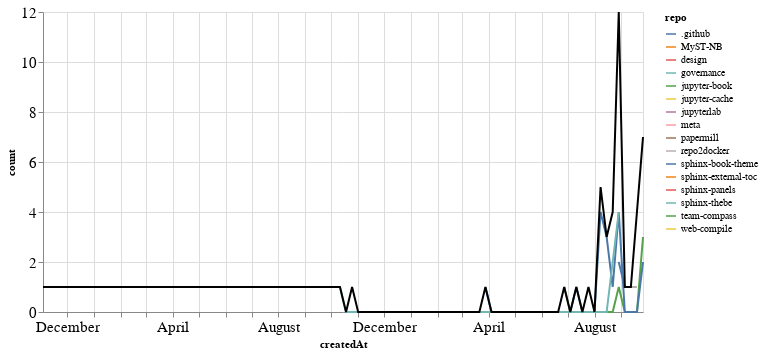

Notebook code cell kept with this figure:
### Markdown cell above
### PRs

### Code cell
prs_time = prs.groupby('repo').resample('W', on='createdAt').count()['author'].reset_index()
prs_time = prs_time.rename(columns={'author': 'count'})
prs_time_total = prs_time.groupby('createdAt').agg({"count": "sum"}).reset_index()

ch1 = alt.Chart(prs_time, width=600).mark_line().encode(
    x='createdAt',
    y='count',
    color='repo',
    tooltip="repo"
)

ch2 = alt.Chart(prs_time_total, width=600).mark_line(color="black").encode(
    x='createdAt',
    y='count',
)

ch1 + ch2

### Figure 1 — Vega-Lite specification as saved in the notebook (floating-point values rounded to 4 significant figures)
{"config": {"axisLeft": {"labelFontSize": 15}, "axisBottom": {"labelFontSize": 15}}, "layer": [{"data": {"name": "data-83cf30af51b3566f5374f1319f084c97"}, "mark": "line", "encoding": {"color": {"type": "nominal", "field": "repo"}, "tooltip": {"type": "nominal", "field": "repo"}, "x": {"type": "temporal", "field": "createdAt"}, "y": {"type": "quantitative", "field": "count"}}, "width": 600}, {"data": {"name": "data-c9acb850bb9c914f5c57b74c5e7e949d"}, "mark": {"type": "line", "color": "black"}, "encoding": {"x": {"type": "temporal", "field": "createdAt"}, "y": {"type": "quantitative", "field": "count"}}, "width": 600}], "$schema": "https://vega.github.io/schema/vega-lite/v4.8.1.json", "datasets": {"data-83cf30af51b3566f5374f1319f084c97": [{"repo": ".github", "createdAt": "2021-08-29T00:00:00", "count": 2}, {"repo": ".github", "createdAt": "2021-09-05T00:00:00", "count": 1}, {"repo": "MyST-NB", "createdAt": "2021-08-08T00:00:00", "count": 1}, {"repo": "design", "createdAt": "2019-11-03T00:00:00", "count": 1}, {"repo": "governance", "createdAt": "2021-09-19T00:00:00", "count": 2}, {"repo": "jupyter-book", "createdAt": "2021-06-27T00:00:00", "count": 1}, {"repo": "jupyter-book", "createdAt": "2021-07-04T00:00:00", "count": 0}, {"repo": "jupyter-book", "createdAt": "2021-07-11T00:00:00", "count": 0}, {"repo": "jupyter-book", "createdAt": "2021-07-18T00:00:00", "count": 0}, {"repo": "jupyter-book", "createdAt": "2021-07-25T00:00:00", "count": 0}, {"repo": "jupyter-book", "createdAt": "2021-08-01T00:00:00", "count": 0}, {"repo": "jupyter-book", "createdAt": "2021-08-08T00:00:00", "count": 0}, {"repo": "jupyter-book", "createdAt": "2021-08-15T00:00:00", "count": 0}, {"repo": "jupyter-book", "createdAt": "2021-08-22T00:00:00", "count": 0}, {"repo": "jupyter-book", "createdAt": "2021-08-29T00:00:00", "count": 1}, {"repo": "jupyter-book", "createdAt": "2021-09-05T00:00:00", "count": 0}, {"repo": "jupyter-book", "createdAt": "2021-09-12T00:00:00", "count": 0}, {"repo": "jupyter-book", "createdAt": "2021-09-19T00:00:00", "count": 0}, {"repo": "jupyter-book", "createdAt": "2021-09-26T00:00:00", "count": 3}, {"repo": "jupyter-cache", "createdAt": "2021-07-25T00:00:00", "count": 1}, {"repo": "jupyterlab", "createdAt": "2020-08-09T00:00:00", "count": 1}, {"repo": "meta", "createdAt": "2021-08-22T00:00:00", "count": 1}, {"repo": "papermill", "createdAt": "2021-08-29T00:00:00", "count": 1}, {"repo": "repo2docker", "createdAt": "2021-09-12T00:00:00", "count": 1}, {"repo": "repo2docker", "createdAt": "2021-09-19T00:00:00", "count": 1}, {"repo": "sphinx-book-theme", "createdAt": "2021-03-28T00:00:00", "count": 1}, {"repo": "sphinx-book-theme", "createdAt": "2021-04-04T00:00:00", "count": 0}, {"repo": "sphinx-book-theme", "createdAt": "2021-04-11T00:00:00", "count": 0}, {"repo": "sphinx-book-theme", "createdAt": "2021-04-18T00:00:00", "count": 0}, {"repo": "sphinx-book-theme", "createdAt": "2021-04-25T00:00:00", "count": 0}, {"repo": "sphinx-book-theme", "createdAt": "2021-05-02T00:00:00", "count": 0}, {"repo": "sphinx-book-theme", "createdAt": "2021-05-09T00:00:00", "count": 0}, {"repo": "sphinx-book-theme", "createdAt": "2021-05-16T00:00:00", "count": 0}, {"repo": "sphinx-book-theme", "createdAt": "2021-05-23T00:00:00", "count": 0}, {"repo": "sphinx-book-theme", "createdAt": "2021-05-30T00:00:00", "count": 0}, {"repo": "sphinx-book-theme", "createdAt": "2021-06-06T00:00:00", "count": 0}, {"repo": "sphinx-book-theme", "createdAt": "2021-06-13T00:00:00", "count": 0}, {"repo": "sphinx-book-theme", "createdAt": "2021-06-20T00:00:00", "count": 0}, {"repo": "sphinx-book-theme", "createdAt": "2021-06-27T00:00:00", "count": 0}, {"repo": "sphinx-book-theme", "createdAt": "2021-07-04T00:00:00", "count": 0}, {"repo": "sphinx-book-theme", "createdAt": "2021-07-11T00:00:00", "count": 1}, {"repo": "sphinx-book-theme", "createdAt": "2021-07-18T00:00:00", "count": 0}, {"repo": "sphinx-book-theme", "createdAt": "2021-07-25T00:00:00", "count": 0}, {"repo": "sphinx-book-theme", "createdAt": "2021-08-01T00:00:00", "count": 0}, {"repo": "sphinx-book-theme", "createdAt": "2021-08-08T00:00:00", "count": 4}, {"repo": "sphinx-book-theme", "createdAt": "2021-08-15T00:00:00", "count": 3}, {"repo": "sphinx-book-theme", "createdAt": "2021-08-22T00:00:00", "count": 1}, {"repo": "sphinx-book-theme", "createdAt": "2021-08-29T00:00:00", "count": 4}, {"repo": "sphinx-book-theme", "createdAt": "2021-09-05T00:00:00", "count": 0}, {"repo": "sphinx-book-theme", "createdAt": "2021-09-12T00:00:00", "count": 0}, {"repo": "sphinx-book-theme", "createdAt": "2021-09-19T00:00:00", "count": 0}, {"repo": "sphinx-book-theme", "createdAt": "2021-09-26T00:00:00", "count": 2}, {"repo": "sphinx-external-toc", "createdAt": "2021-09-19T00:00:00", "count": 1}, {"repo": "sphinx-panels", "createdAt": "2020-10-25T00:00:00", "count": 1}, {"repo": "sphinx-thebe", "createdAt": "2020-10-11T00:00:00", "count": 1}, {"repo": "sphinx-thebe", "createdAt": "2020-10-18T00:00:00", "count": 0}, {"repo": "sphinx-thebe", "createdAt": "2020-10-25T00:00:00", "count": 0}, {"repo": "sphinx-thebe", "createdAt": "2020-11-01T00:00:00", "count": 0}, {"repo": "sphinx-thebe", "createdAt": "2020-11-08T00:00:00", "count": 0}, {"repo": "sphinx-thebe", "createdAt": "2020-11-15T00:00:00", "count": 0}, {"repo": "sphinx-thebe", "createdAt": "2020-11-22T00:00:00", "count": 0}, {"repo": "sphinx-thebe", "createdAt": "2020-11-29T00:00:00", "count": 0}, {"repo": "sphinx-thebe", "createdAt": "2020-12-06T00:00:00", "count": 0}, {"repo": "sphinx-thebe", "createdAt": "2020-12-13T00:00:00", "count": 0}, {"repo": "sphinx-thebe", "createdAt": "2020-12-20T00:00:00", "count": 0}, {"repo": "sphinx-thebe", "createdAt": "2020-12-27T00:00:00", "count": 0}, {"repo": "sphinx-thebe", "createdAt": "2021-01-03T00:00:00", "count": 0}, {"repo": "sphinx-thebe", "createdAt": "2021-01-10T00:00:00", "count": 0}, {"repo": "sphinx-thebe", "createdAt": "2021-01-17T00:00:00", "count": 0}, {"repo": "sphinx-thebe", "createdAt": "2021-01-24T00:00:00", "count": 0}, {"repo": "sphinx-thebe", "createdAt": "2021-01-31T00:00:00", "count": 0}, {"repo": "sphinx-thebe", "createdAt": "2021-02-07T00:00:00", "count": 0}, {"repo": "sphinx-thebe", "createdAt": "2021-02-14T00:00:00", "count": 0}, {"repo": "sphinx-thebe", "createdAt": "2021-02-21T00:00:00", "count": 0}, {"repo": "sphinx-thebe", "createdAt": "2021-02-28T00:00:00", "count": 0}, {"repo": "sphinx-thebe", "createdAt": "2021-03-07T00:00:00", "count": 0}, {"repo": "sphinx-thebe", "createdAt": "2021-03-14T00:00:00", "count": 0}, {"repo": "sphinx-thebe", "createdAt": "2021-03-21T00:00:00", "count": 0}, {"repo": "sphinx-thebe", "createdAt": "2021-03-28T00:00:00", "count": 0}, {"repo": "sphinx-thebe", "createdAt": "2021-04-04T00:00:00", "count": 0}, {"repo": "sphinx-thebe", "createdAt": "2021-04-11T00:00:00", "count": 0}, {"repo": "sphinx-thebe", "createdAt": "2021-04-18T00:00:00", "count": 0}, {"repo": "sphinx-thebe", "createdAt": "2021-04-25T00:00:00", "count": 0}, {"repo": "sphinx-thebe", "createdAt": "2021-05-02T00:00:00", "count": 0}, {"repo": "sphinx-thebe", "createdAt": "2021-05-09T00:00:00", "count": 0}, {"repo": "sphinx-thebe", "createdAt": "2021-05-16T00:00:00", "count": 0}, {"repo": "sphinx-thebe", "createdAt": "2021-05-23T00:00:00", "count": 0}, {"repo": "sphinx-thebe", "createdAt": "2021-05-30T00:00:00", "count": 0}, {"repo": "sphinx-thebe", "createdAt": "2021-06-06T00:00:00", "count": 0}, {"repo": "sphinx-thebe", "createdAt": "2021-06-13T00:00:00", "count": 0}, {"repo": "sphinx-thebe", "createdAt": "2021-06-20T00:00:00", "count": 0}, {"repo": "sphinx-thebe", "createdAt": "2021-06-27T00:00:00", "count": 0}, {"repo": "sphinx-thebe", "createdAt": "2021-07-04T00:00:00", "count": 0}, {"repo": "sphinx-thebe", "createdAt": "2021-07-11T00:00:00", "count": 0}, {"repo": "sphinx-thebe", "createdAt": "2021-07-18T00:00:00", "count": 0}, {"repo": "sphinx-thebe", "createdAt": "2021-07-25T00:00:00", "count": 0}, {"repo": "sphinx-thebe", "createdAt": "2021-08-01T00:00:00", "count": 0}, {"repo": "sphinx-thebe", "createdAt": "2021-08-08T00:00:00", "count": 0}, {"repo": "sphinx-thebe", "createdAt": "2021-08-15T00:00:00", "count": 0}, {"repo": "sphinx-thebe", "createdAt": "2021-08-22T00:00:00", "count": 2}, {"repo": "sphinx-thebe", "createdAt": "2021-08-29T00:00:00", "count": 4}, {"repo": "team-compass", "createdAt": "2021-09-26T00:00:00", "count": 1}, {"repo": "web-compile", "createdAt": "2021-09-26T00:00:00", "count": 1}], "data-c9acb850bb9c914f5c57b74c5e7e949d": [{"createdAt": "2019-11-03T00:00:00", "count": 1}, {"createdAt": "2020-08-09T00:00:00", "count": 1}, {"createdAt": "2020-10-11T00:00:00", "count": 1}, {"createdAt": "2020-10-18T00:00:00", "count": 0}, {"createdAt": "2020-10-25T00:00:00", "count": 1}, {"createdAt": "2020-11-01T00:00:00", "count": 0}, {"createdAt": "2020-11-08T00:00:00", "count": 0}, {"createdAt": "2020-11-15T00:00:00", "count": 0}, {"createdAt": "2020-11-22T00:00:00", "count": 0}, {"createdAt": "2020-11-29T00:00:00", "count": 0}, {"createdAt": "2020-12-06T00:00:00", "count": 0}, {"createdAt": "2020-12-13T00:00:00", "count": 0}, {"createdAt": "2020-12-20T00:00:00", "count": 0}, {"createdAt": "2020-12-27T00:00:00", "count": 0}, {"createdAt": "2021-01-03T00:00:00", "count": 0}, {"createdAt": "2021-01-10T00:00:00", "count": 0}, {"createdAt": "2021-01-17T00:00:00", "count": 0}, {"createdAt": "2021-01-24T00:00:00", "count": 0}, {"createdAt": "2021-01-31T00:00:00", "count": 0}, {"createdAt": "2021-02-07T00:00:00", "count": 0}, {"createdAt": "2021-02-14T00:00:00", "count": 0}, {"createdAt": "2021-02-21T00:00:00", "count": 0}, {"createdAt": "2021-02-28T00:00:00", "count": 0}, {"createdAt": "2021-03-07T00:00:00", "count": 0}, {"createdAt": "2021-03-14T00:00:00", "count": 0}, {"createdAt": "2021-03-21T00:00:00", "count": 0}, {"createdAt": "2021-03-28T00:00:00", "count": 1}, {"createdAt": "2021-04-04T00:00:00", "count": 0}, {"createdAt": "2021-04-11T00:00:00", "count": 0}, {"createdAt": "2021-04-18T00:00:00", "count": 0}, {"createdAt": "2021-04-25T00:00:00", "count": 0}, {"createdAt": "2021-05-02T00:00:00", "count": 0}, {"createdAt": "2021-05-09T00:00:00", "count": 0}, {"createdAt": "2021-05-16T00:00:00", "count": 0}, {"createdAt": "2021-05-23T00:00:00", "count": 0}, {"createdAt": "2021-05-30T00:00:00", "count": 0}, {"createdAt": "2021-06-06T00:00:00", "count": 0}, {"createdAt": "2021-06-13T00:00:00", "count": 0}, {"createdAt": "2021-06-20T00:00:00", "count": 0}, {"createdAt": "2021-06-27T00:00:00", "count": 1}, {"createdAt": "2021-07-04T00:00:00", "count": 0}, {"createdAt": "2021-07-11T00:00:00", "count": 1}, {"createdAt": "2021-07-18T00:00:00", "count": 0}, {"createdAt": "2021-07-25T00:00:00", "count": 1}, {"createdAt": "2021-08-01T00:00:00", "count": 0}, {"createdAt": "2021-08-08T00:00:00", "count": 5}, {"createdAt": "2021-08-15T00:00:00", "count": 3}, {"createdAt": "2021-08-22T00:00:00", "count": 4}, {"createdAt": "2021-08-29T00:00:00", "count": 12}, {"createdAt": "2021-09-05T00:00:00", "count": 1}, {"createdAt": "2021-09-12T00:00:00", "count": 1}, {"createdAt": "2021-09-19T00:00:00", "count": 4}, {"createdAt": "2021-09-26T00:00:00", "count": 7}]}}
